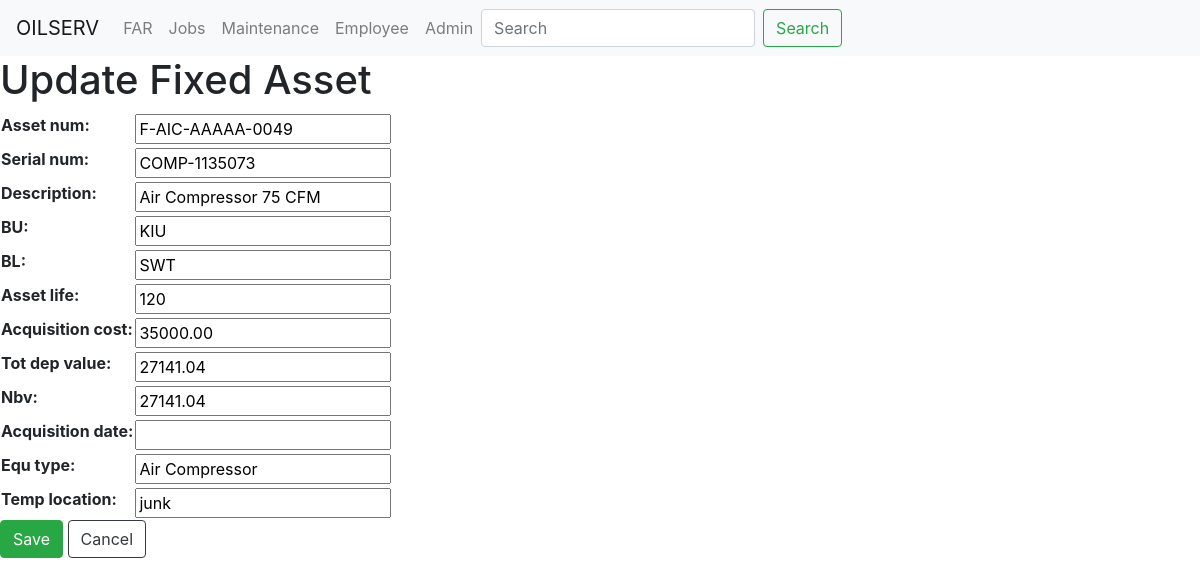
The page /FAR/far/2/update/ on the database as committed earlier.
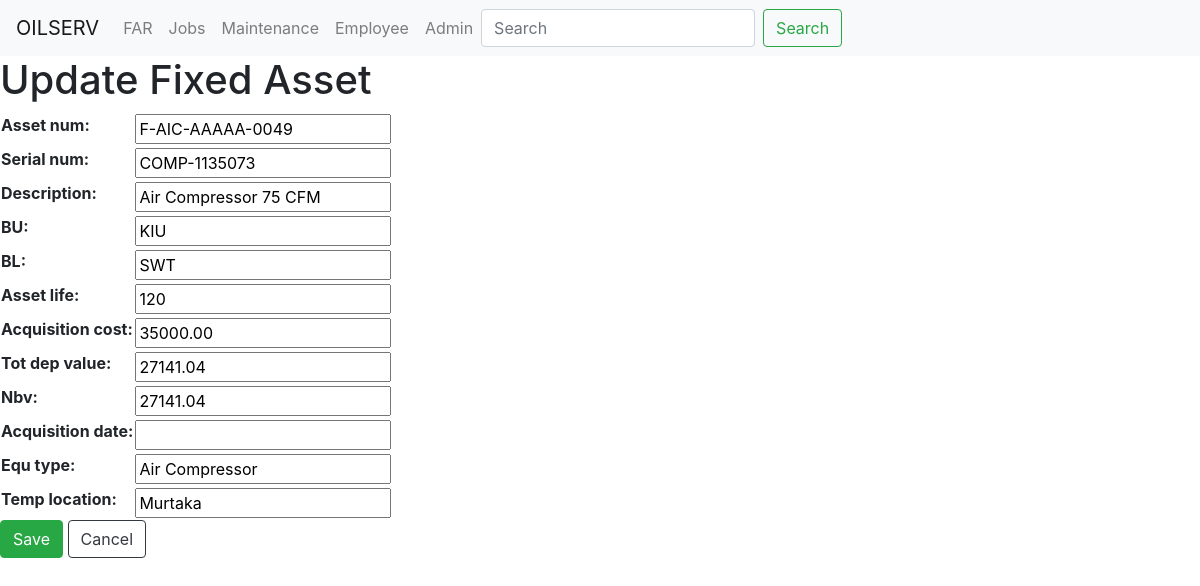
The same page on the database as committed later.
### FAR/models.py (models this page shows, shortened)
class FAR_DB(models.Model):
    asset_num = models.CharField(max_length=200,unique=True, blank=False)
    serial_num = models.CharField(max_length=200,unique=True,blank=True)
    description = models.CharField(max_length=800, null=True,blank=True)
    BU = models.CharField(max_length=4,null=True,blank=True)
    BL = models.CharField(max_length=4,null=True,blank=True)
    asset_life = models.IntegerField(null=True,blank=True)
    acquisition_cost  = models.DecimalField(max_digits=10, decimal_places=2,null=True,blank=True)
    tot_dep_value  = models.DecimalField(max_digits=10, decimal_places=2,null=True,blank=True)
    nbv  = models.DecimalField(max_digits=10, decimal_places=2,null=True,blank=True)
    acquisition_date  = models.DateField(null=True,blank=True)
    equ_type = models.CharField(max_length=200,null=True,blank=True)
    temp_location = models.CharField(max_length=200, blank=True,null=True)
    class Meta:
        ordering = ['equ_type']

### FAR/views.py (the view)
# urls.py: path('far/<int:pk>/update/', views.FarUpdateView.as_view(), name='far_update'),
class FarUpdateView(UpdateView):
    model = models.FAR_DB
    fields = '__all__'
    template_name = 'FAR/far_update.html'
    success_url = reverse_lazy('far')

### FAR/templates/FAR/far_update.html (shortened to what this page needs)
{% extends 'base.html' %}
{% block body_block %}
<h1>Update Fixed Asset</h1>
<form method="POST" class="post-form">
    <table>
    {{form.as_table}}
    </table>
    <button type="submit" class="btn btn-success">Save</button>
    <a class="btn btn-outline-dark" href="{% url 'far' %}">Cancel</a>
</form>
{% endblock %}

Rows that differ between the two databases and show on the page:
changed FAR_DB "F-AIC-AAAAA-0049": temp_location "junk" → "Murtaka"
